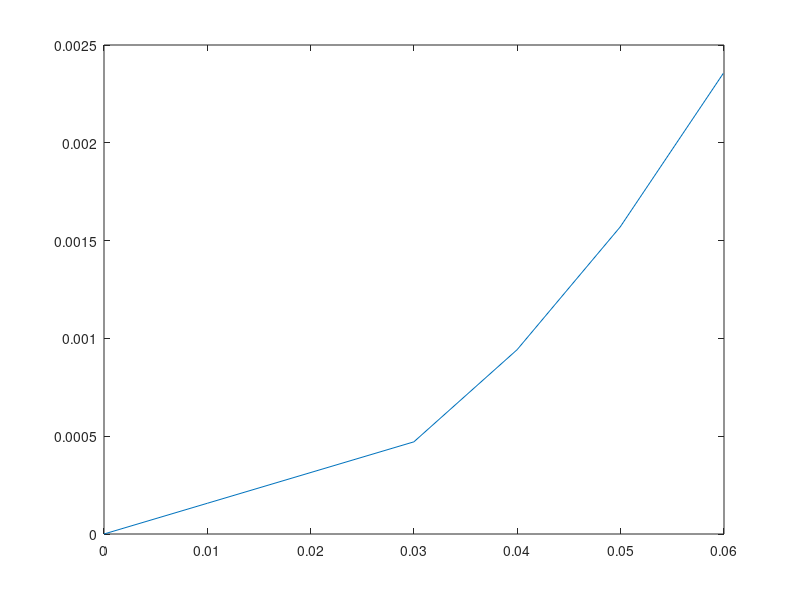

Recreate this plot in MATLAB.
% initial conditions
x0 = 0; %init xpos in meters
y0 = 0; %init ypos
theta0 = 0;
v0 = 0;

% parameters
h = .01; %step size

% init theta array
theta = [theta0];

% Omega array
omega = [pi/2, pi/2, pi/2, pi/2, pi/2, pi/2];

% velocities array
xvelocities = [v0, 1, 2, 1, 1, 1];
yvelocities = [v0, 1, 1, 1, 1, 1];

% positions array
x=[x0];
y=[y0];

% creating the array of theta
for i = 1:6
    theta(i+1) = theta(i) + h*omega(i);
end

% creating the array of x,y positions
for i = 1:6 
    x(i+1) = x(i)+h*xvelocities(i)*cos(theta(i)); 
    y(i+1) = y(i)+h*yvelocities(i)*sin(theta(i));
end

plot(x,y)
